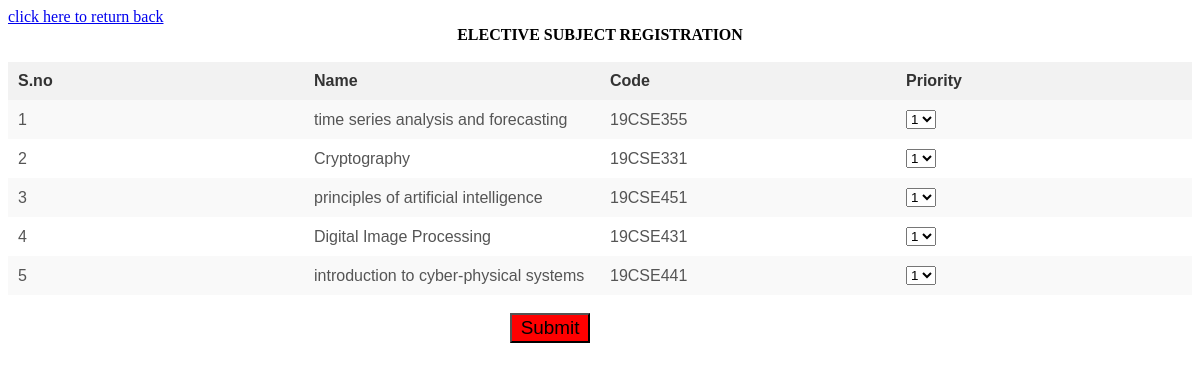
/student_dashboard/student_course_register.php, run on the app's committed database.
### tables this page shows
CREATE TABLE `final_list` (
  `id` int(11) NOT NULL,
  `course_code` varchar(1000) NOT NULL,
  `course_name` varchar(1000) NOT NULL
);

### HTML/student_dashboard/student_course_register.php (the view, shortened to what this page needs)
<!DOCTYPE html>
<html lang="en">
<head>
</head>
<body>
<a  href="electivepro.php">click here to return back</a>
</body>
<?php
include "students_db.php";
$sql = "SELECT * FROM final_list";
$result = mysqli_query($conns, $sql);
$rowCount = mysqli_num_rows($result);
if ($rowCount > 0) {
    echo "<br>";
    echo "<center><b> ELECTIVE SUBJECT REGISTRATION</b>";
    echo "<br>";
    echo "<br>";
    echo "<form method='POST'>";
    echo "<table>";
    echo "<tr><th>S.no</th><th>Name</th> <th>Code</th> <th>Priority</th></tr>";
    $cnt = 1;
    $courses =array();
    while ($row = mysqli_fetch_assoc($result)) {
        $course_name = $row['course_name'];
        $code = $row['course_code'];
        array_push($courses,$code);
        echo "<tr>";
        echo "<td>$cnt</td>";
        echo "<td>$course_name</td>";
        echo "<td>$code</td>";
        echo "<td><select class='priority-select' name='priority[]'>";
        for ($i = 1; $i <= $rowCount; $i++) {
            echo "<option value='$i'>$i</option>";
        }
        echo "</select></td>";
        echo "</tr>";
        $cnt++;
    }
    echo "</table>";
    echo "<br>";
    echo "<button id='btndp' type='submit'>Submit</button>";
    echo "</form>";
} else {
    echo "No records found.";
}
?>
</html>

### HTML/student_dashboard/student_course_register.php (style rules this page uses)
#btndp { margin-left:-100px; width:80px; height:30px; font-size:0.5cm; background-color:red; }
table { width: 100%; border-collapse: collapse; table-layout: fixed; font-family: Arial, sans-serif; }
th { background-color: #f2f2f2; padding: 10px; text-align: left; color: #333; }
td { padding: 10px; text-align: left; color: #555; }
tr:nth-child(even) { background-color: #f9f9f9; }

### data on the page
final_list: course_name "time series analysis and forecasting", course_code "19CSE355"
final_list: course_name "Cryptography", course_code "19CSE331"
final_list: course_name "principles of artificial intelligence", course_code "19CSE451"
final_list: course_name "Digital Image Processing", course_code "19CSE431"
final_list: course_name "introduction to cyber-physical systems", course_code "19CSE441"

### other printed values
form field value "1"
